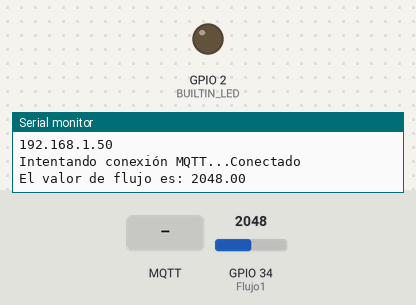
A sketch run on a simulated ESP32. Parts: output pins drawn as LEDs (lit = HIGH), the last lines printed to the serial monitor. The inputs (shaded band) are chosen by the test bench; at power-on: GPIO 34 (Flujo1) = 2048. WiFi joins after 1.5 s; servers stay silent unless stated; random numbers use the default seed unless the sketch sets one; no MQTT or app messages arrive unless stated.

Above: at 3.7 s.
3.8 s: MQTT message "0" arrives on the first subscribed topic
At 5.0 s:
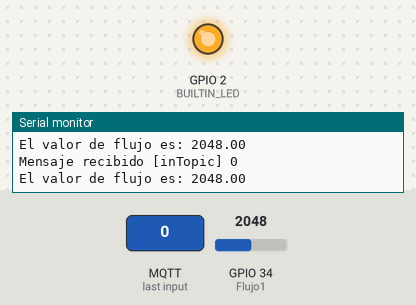
5.3 s: GPIO 34 (Flujo1) set to 11
6.8 s: GPIO 34 (Flujo1) set to 8
11.3 s: MQTT message "1" arrives on the first subscribed topic
At 12.1 s:
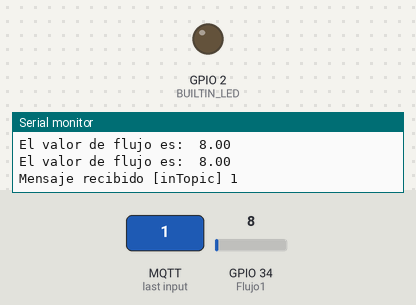
12.8 s: MQTT message "2" arrives on the first subscribed topic
At 13.2 s:
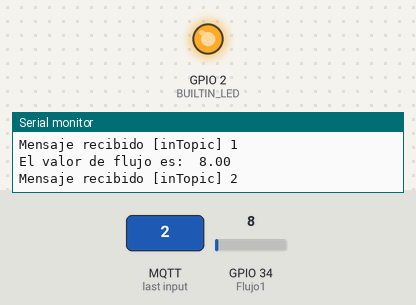
Timing chart, 0 to 15.3 s (numbered marks = the images above; inputs shaded):
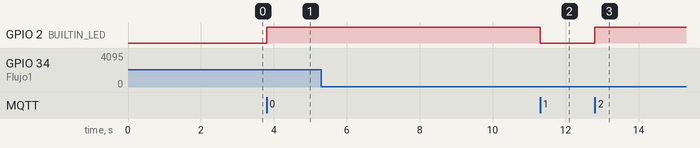

Measured:
- after the input at 3.8 s, GPIO 2 (BUILTIN_LED): LOW → HIGH at once
- after the input at 11.3 s, GPIO 2 (BUILTIN_LED): HIGH → LOW at once
- after the input at 12.8 s, GPIO 2 (BUILTIN_LED): LOW → HIGH at once

The sketch:

Archivo_MQTT_ESP32.ino
```cpp
/*
El código comienza incluyendo las bibliotecas necesarias, como WiFi.h para la conexión WiFi y PubSubClient.h para la comunicación MQTT.

A continuación, se definen algunas constantes. BUILTIN_LED representa el número de pin incorporado en el ESP32 que controla el LED integrado. ssid y password contienen el nombre de la red WiFi y la contraseña respectivamente, que se utilizarán para establecer la conexión WiFi. mqtt_server indica la dirección del servidor MQTT al que el dispositivo se conectará. Flujo1 representa el número de pin de entrada analógica utilizado para medir el valor de flujo.

Se crean objetos WiFiClient y PubSubClient para gestionar la conexión WiFi y la comunicación MQTT, respectivamente. Además, se declaran algunas variables para su posterior uso.

La función setup_wifi() se encarga de establecer la conexión WiFi. Se configura el modo de WiFi, se inicia la conexión con las credenciales proporcionadas y se espera hasta que la conexión se establezca correctamente.

La función callback() es el callback de MQTT, que se invoca cuando se recibe un mensaje en un determinado tema. En esta función, se muestra por el puerto serie el tema y el contenido del mensaje recibido. Si el primer byte del mensaje es '1', se apaga el LED integrado; de lo contrario, se enciende.

La función reconnect() se encarga de restablecer la conexión MQTT en caso de que se pierda. Intenta conectarse al broker MQTT utilizando un identificador de cliente único y, si la conexión se establece correctamente, se suscribe a un tema y publica un mensaje en otro.

En la función setup(), se configura el pin del LED integrado como salida, se inicia la comunicación serie y se llama a la función setup_wifi() para establecer la conexión WiFi. A continuación, se configura el servidor MQTT y se define la función de callback.

En la función loop(), se lee el valor de la entrada analógica Flujo1. Si no hay una conexión MQTT activa, se llama a la función reconnect() para restablecerla. Luego, se invoca client.loop() para mantener la comunicación MQTT y se verifica si ha transcurrido suficiente tiempo desde el último mensaje publicado. Si ha pasado el tiempo requerido, se incrementa el valor de value, se convierte el valor de flujo leído a una cadena de caracteres y se publica en el tema "outTopic".
Finalmente, se muestra el mensaje por el puerto serie. El bucle se repite continuamente para mantener el funcionamiento del programa.
*/

// Librerias
#include <WiFi.h>
#include <PubSubClient.h>

// Definiciones de pines
#define BUILTIN_LED 2

// Credenciales de WiFi
const char* ssid = "ProyectosElectronica";
const char* password = "proyectos";

// Servidor MQTT
const char* mqtt_server = "broker.emqx.io";

// Pin de entrada analógica
const int Flujo1 = 34;

// Clientes de WiFi y MQTT
WiFiClient espClient;
PubSubClient client(espClient);

// Variables
unsigned long lastMsg = 0;
char msg[50];
char msg2[50];
float value = 0;

// Función para configurar la conexión WiFi
void setup_wifi() {
  delay(10);
  Serial.println();
  Serial.print("Conectando a ");
  Serial.println(ssid);

  WiFi.mode(WIFI_STA);
  WiFi.begin(ssid, password);

  while (WiFi.status() != WL_CONNECTED) {
    delay(500);
    Serial.print(".");
  }

  randomSeed(micros());

  Serial.println("");
  Serial.println("WiFi conectado");
  Serial.println("Dirección IP: ");
  Serial.println(WiFi.localIP());
}

// Función de callback de MQTT
void callback(char* topic, byte* payload, unsigned int length) {
  Serial.print("Mensaje recibido [");
  Serial.print(topic);
  Serial.print("] ");

  for (int i = 0; i < length; i++) {
    Serial.print((char)payload[i]);
  }

  Serial.println();

  if ((char)payload[0] == '1') {
    digitalWrite(BUILTIN_LED, LOW);
  } else {
    digitalWrite(BUILTIN_LED, HIGH);
  }
}

// Función para reconectar MQTT
void reconnect() {
  while (!client.connected()) {
    Serial.print("Intentando conexión MQTT...");
    String clientId = "ESP8266Client-";
    clientId += String(random(0xffff), HEX);

    if (client.connect(clientId.c_str())) {
      Serial.println("Conectado");
      client.publish("outTopic", "T1");
      client.subscribe("inTopic");
    } else {
      Serial.print("Falló, rc=");
      Serial.print(client.state());
      Serial.println(" Intentando nuevamente en 5 segundos");
      delay(5000);
    }
  }
}

void setup() {
  pinMode(BUILTIN_LED, OUTPUT);
  Serial.begin(115200);
  setup_wifi();
  client.setServer(mqtt_server, 1883);
  client.setCallback(callback);
  delay(1000);
}

void loop() {
  int flowValue1 = analogRead(Flujo1);

  if (!client.connected()) {
    reconnect();
  }
  client.loop();

  unsigned long now = millis();
  if (now - lastMsg > 2000) {
    lastMsg = now;
    ++value;
    dtostrf(flowValue1, 5, 2, msg2);
    char message[50];
    snprintf(message, sizeof(message), "El valor de flujo es: %s", msg2);
    Serial.println(message);
    client.publish("outTopic", msg2);
  }
}
```
